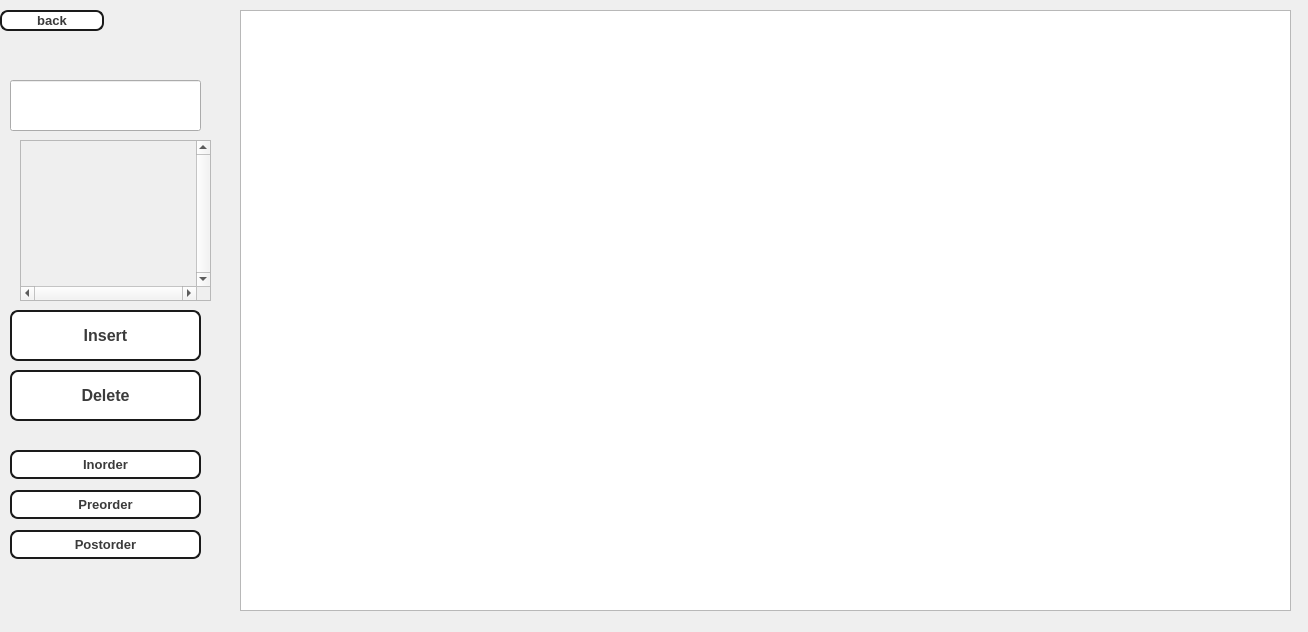
<?xml version="1.0" encoding="UTF-8"?>
<ui version="4.0">
 <class>rbtpage</class>
 <widget class="QWidget" name="rbtpage">
  <property name="geometry">
   <rect>
    <x>0</x>
    <y>0</y>
    <width>1308</width>
    <height>632</height>
   </rect>
  </property>
  <property name="windowTitle">
   <string>Dialog</string>
  </property>
  <widget class="QPushButton" name="insertbutton">
   <property name="geometry">
    <rect>
     <x>10</x>
     <y>310</y>
     <width>191</width>
     <height>51</height>
    </rect>
   </property>
   <property name="styleSheet">
    <string notr="true">QPushButton {
  appearance: none;
  background-color: white;
  border: 2px solid #1A1A1A;
  border-radius: 8px;
  box-sizing: border-box;
  color: #3B3B3B;
  cursor: pointer;
  display: inline-block;
  font-family: Roobert,-apple-system,BlinkMacSystemFont,&quot;Segoe UI&quot;,Helvetica,Arial,sans-serif,&quot;Apple Color Emoji&quot;,&quot;Segoe UI Emoji&quot;,&quot;Segoe UI Symbol&quot;;
  font-size: 16px;
  font-weight: 600;
  line-height: normal;
  margin: 0;
  
  min-width: 0;
  outline: none;
  padding: 16px 24px;
  text-align: center;
  text-decoration: none;
  transition: all 300ms cubic-bezier(.23, 1, 0.32, 1);
  user-select: none;
  -webkit-user-select: none;
  touch-action: manipulation;
  width: 100%;
  will-change: transform;
}

QPushButton:disabled {
  pointer-events: none;
}

QPushButton:hover {
  color: #fff;
  background-color: #1A1A1A;
  box-shadow: rgba(0, 0, 0, 0.25) 0 8px 15px;
  transform: translateY(-2px);
}

QPushButton:active {
  box-shadow: none;
  transform: translateY(0);
}
</string>
   </property>
   <property name="text">
    <string>Insert</string>
   </property>
  </widget>
  <widget class="QPushButton" name="deletebutton">
   <property name="geometry">
    <rect>
     <x>10</x>
     <y>370</y>
     <width>191</width>
     <height>51</height>
    </rect>
   </property>
   <property name="styleSheet">
    <string notr="true">QPushButton {
  appearance: none;
  background-color: white;
  border: 2px solid #1A1A1A;
  border-radius: 8px;
  box-sizing: border-box;
  color: #3B3B3B;
  cursor: pointer;
  display: inline-block;
  font-family: Roobert,-apple-system,BlinkMacSystemFont,&quot;Segoe UI&quot;,Helvetica,Arial,sans-serif,&quot;Apple Color Emoji&quot;,&quot;Segoe UI Emoji&quot;,&quot;Segoe UI Symbol&quot;;
  font-size: 16px;
  font-weight: 600;
  line-height: normal;
  margin: 0;
  
  min-width: 0;
  outline: none;
  padding: 16px 24px;
  text-align: center;
  text-decoration: none;
  transition: all 300ms cubic-bezier(.23, 1, 0.32, 1);
  user-select: none;
  -webkit-user-select: none;
  touch-action: manipulation;
  width: 100%;
  will-change: transform;
}

QPushButton:disabled {
  pointer-events: none;
}

QPushButton:hover {
  color: #fff;
  background-color: #1A1A1A;
  box-shadow: rgba(0, 0, 0, 0.25) 0 8px 15px;
  transform: translateY(-2px);
}

QPushButton:active {
  box-shadow: none;
  transform: translateY(0);
}
</string>
   </property>
   <property name="text">
    <string>Delete</string>
   </property>
  </widget>
  <widget class="QLineEdit" name="lineEdit">
   <property name="geometry">
    <rect>
     <x>10</x>
     <y>80</y>
     <width>191</width>
     <height>51</height>
    </rect>
   </property>
  </widget>
  <widget class="QGraphicsView" name="graphicsView">
   <property name="geometry">
    <rect>
     <x>240</x>
     <y>10</y>
     <width>1051</width>
     <height>601</height>
    </rect>
   </property>
  </widget>
  <widget class="QPushButton" name="backButton">
   <property name="geometry">
    <rect>
     <x>0</x>
     <y>10</y>
     <width>104</width>
     <height>21</height>
    </rect>
   </property>
   <property name="styleSheet">
    <string notr="true">QPushButton {
  appearance: none;
  background-color: white;
  border: 2px solid #1A1A1A;
  border-radius: 8px;
  box-sizing: border-box;
  color: #3B3B3B;
  cursor: pointer;
  display: inline-block;
  font-family: Roobert,-apple-system,BlinkMacSystemFont,&quot;Segoe UI&quot;,Helvetica,Arial,sans-serif,&quot;Apple Color Emoji&quot;,&quot;Segoe UI Emoji&quot;,&quot;Segoe UI Symbol&quot;;
  font-size: 13px;
  font-weight: 600;
  line-height: normal;
  margin: 0;
  
  min-width: 0;
  outline: none;
  
  text-align: center;
  text-decoration: none;
  transition: all 300ms cubic-bezier(.23, 1, 0.32, 1);
  user-select: none;
  -webkit-user-select: none;
  touch-action: manipulation;
  width: 100%;
  will-change: transform;
}

QPushButton:disabled {
  pointer-events: none;
}

QPushButton:hover {
  color: #fff;
  background-color: #1A1A1A;
  box-shadow: rgba(0, 0, 0, 0.25) 0 8px 15px;
  transform: translateY(-2px);
}

QPushButton:active {
  box-shadow: none;
  transform: translateY(0);
}
</string>
   </property>
   <property name="text">
    <string>back</string>
   </property>
  </widget>
  <widget class="QPushButton" name="inorderButton">
   <property name="geometry">
    <rect>
     <x>10</x>
     <y>450</y>
     <width>191</width>
     <height>29</height>
    </rect>
   </property>
   <property name="styleSheet">
    <string notr="true">QPushButton {
  appearance: none;
  background-color: white;
  border: 2px solid #1A1A1A;
  border-radius: 8px;
  box-sizing: border-box;
  color: #3B3B3B;
  cursor: pointer;
  display: inline-block;
  font-family: Roobert,-apple-system,BlinkMacSystemFont,&quot;Segoe UI&quot;,Helvetica,Arial,sans-serif,&quot;Apple Color Emoji&quot;,&quot;Segoe UI Emoji&quot;,&quot;Segoe UI Symbol&quot;;
  font-size: 13px;
  font-weight: 600;
  line-height: normal;
  margin: 0;
  
  min-width: 0;
  outline: none;
  
  text-align: center;
  text-decoration: none;
  transition: all 300ms cubic-bezier(.23, 1, 0.32, 1);
  user-select: none;
  -webkit-user-select: none;
  touch-action: manipulation;
  width: 100%;
  will-change: transform;
}

QPushButton:disabled {
  pointer-events: none;
}

QPushButton:hover {
  color: #fff;
  background-color: #1A1A1A;
  box-shadow: rgba(0, 0, 0, 0.25) 0 8px 15px;
  transform: translateY(-2px);
}

QPushButton:active {
  box-shadow: none;
  transform: translateY(0);
}
</string>
   </property>
   <property name="text">
    <string>Inorder</string>
   </property>
  </widget>
  <widget class="QPushButton" name="preorderButton">
   <property name="geometry">
    <rect>
     <x>10</x>
     <y>490</y>
     <width>191</width>
     <height>29</height>
    </rect>
   </property>
   <property name="styleSheet">
    <string notr="true">QPushButton {
  appearance: none;
  background-color: white;
  border: 2px solid #1A1A1A;
  border-radius: 8px;
  box-sizing: border-box;
  color: #3B3B3B;
  cursor: pointer;
  display: inline-block;
  font-family: Roobert,-apple-system,BlinkMacSystemFont,&quot;Segoe UI&quot;,Helvetica,Arial,sans-serif,&quot;Apple Color Emoji&quot;,&quot;Segoe UI Emoji&quot;,&quot;Segoe UI Symbol&quot;;
  font-size: 13px;
  font-weight: 600;
  line-height: normal;
  margin: 0;
  
  min-width: 0;
  outline: none;
  
  text-align: center;
  text-decoration: none;
  transition: all 300ms cubic-bezier(.23, 1, 0.32, 1);
  user-select: none;
  -webkit-user-select: none;
  touch-action: manipulation;
  width: 100%;
  will-change: transform;
}

QPushButton:disabled {
  pointer-events: none;
}

QPushButton:hover {
  color: #fff;
  background-color: #1A1A1A;
  box-shadow: rgba(0, 0, 0, 0.25) 0 8px 15px;
  transform: translateY(-2px);
}

QPushButton:active {
  box-shadow: none;
  transform: translateY(0);
}
</string>
   </property>
   <property name="text">
    <string>Preorder</string>
   </property>
  </widget>
  <widget class="QPushButton" name="postorderButton">
   <property name="geometry">
    <rect>
     <x>10</x>
     <y>530</y>
     <width>191</width>
     <height>29</height>
    </rect>
   </property>
   <property name="styleSheet">
    <string notr="true">QPushButton {
  appearance: none;
  background-color: white;
  border: 2px solid #1A1A1A;
  border-radius: 8px;
  box-sizing: border-box;
  color: #3B3B3B;
  cursor: pointer;
  display: inline-block;
  font-family: Roobert,-apple-system,BlinkMacSystemFont,&quot;Segoe UI&quot;,Helvetica,Arial,sans-serif,&quot;Apple Color Emoji&quot;,&quot;Segoe UI Emoji&quot;,&quot;Segoe UI Symbol&quot;;
  font-size: 13px;
  font-weight: 600;
  line-height: normal;
  margin: 0;
  
  min-width: 0;
  outline: none;
  
  text-align: center;
  text-decoration: none;
  transition: all 300ms cubic-bezier(.23, 1, 0.32, 1);
  user-select: none;
  -webkit-user-select: none;
  touch-action: manipulation;
  width: 100%;
  will-change: transform;
}

QPushButton:disabled {
  pointer-events: none;
}

QPushButton:hover {
  color: #fff;
  background-color: #1A1A1A;
  box-shadow: rgba(0, 0, 0, 0.25) 0 8px 15px;
  transform: translateY(-2px);
}

QPushButton:active {
  box-shadow: none;
  transform: translateY(0);
}
</string>
   </property>
   <property name="text">
    <string>Postorder</string>
   </property>
  </widget>
  <widget class="QScrollArea" name="scrollArea">
   <property name="geometry">
    <rect>
     <x>20</x>
     <y>140</y>
     <width>191</width>
     <height>161</height>
    </rect>
   </property>
   <property name="verticalScrollBarPolicy">
    <enum>Qt::ScrollBarPolicy::ScrollBarAlwaysOn</enum>
   </property>
   <property name="horizontalScrollBarPolicy">
    <enum>Qt::ScrollBarPolicy::ScrollBarAlwaysOn</enum>
   </property>
   <property name="sizeAdjustPolicy">
    <enum>QAbstractScrollArea::SizeAdjustPolicy::AdjustToContents</enum>
   </property>
   <property name="widgetResizable">
    <bool>true</bool>
   </property>
   <widget class="QWidget" name="scrollAreaWidgetContents">
    <property name="geometry">
     <rect>
      <x>0</x>
      <y>0</y>
      <width>172</width>
      <height>142</height>
     </rect>
    </property>
    <widget class="QLabel" name="traversalLabel">
     <property name="geometry">
      <rect>
       <x>0</x>
       <y>0</y>
       <width>181</width>
       <height>151</height>
      </rect>
     </property>
     <property name="text">
      <string/>
     </property>
     <property name="wordWrap">
      <bool>true</bool>
     </property>
    </widget>
   </widget>
  </widget>
 </widget>
 <resources/>
 <connections/>
</ui>
